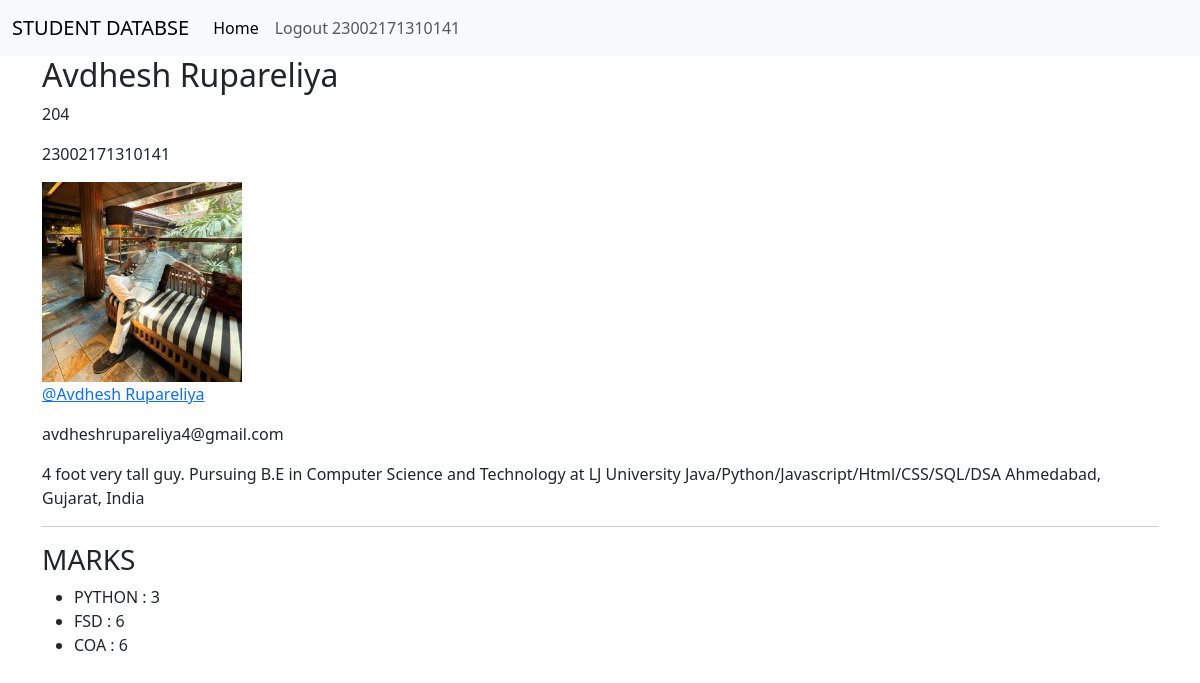
Screenshot of /detail/1 (signed in) with the database file from the repository.
### student/models.py (models this page shows, shortened)
class Student(models.Model):
    user = models.ForeignKey(User,on_delete=models.CASCADE,related_name='student_profile',null=True,blank=True)
    name = models.CharField(max_length=50)
    roll = models.IntegerField()
    enroll = models.CharField(max_length=14,unique=True)
    photo = models.ImageField(upload_to='student/images')
    url = models.URLField(blank=True)
    email = models.EmailField()
    desc = models.TextField()
    python = models.IntegerField(default=0)
    fsd = models.IntegerField(default=0)
    coa = models.IntegerField(default=0)

### student/views.py (the view)
# urls.py: path('detail/<int:student_id>',views.detail,name='detail'),
@login_required
def detail(request,student_id):
    students =  get_object_or_404(Student, pk = student_id)
    if request.user.groups.filter(name='faculty').exists():
        return render(request,'detail.html',{'students':students,'is_faculty': True})
    if hasattr(request.user,'student_profile') and students.user == request.user:
        return render(request,'detail.html',{'students':students,'is_faculty': False})
    return render(request,'detail.html',{'error': 'You Do Not Have Permission To View This Page'})

### student/templates/detail.html (shortened to what this page needs)
{% extends 'main.html' %}
{% block content %}
<!DOCTYPE html>
<html lang="en">
<head>
</head>
<body>
    <div class="container">
      {% if error %}
        <div class="alert alert-danger">{{error}}</div>
        {% else %}
        <h2> {{students.name}} </h2>
        <p> {{students.roll}} </p>
        <p> {{students.enroll}} </p>
        <img src="{{students.photo.url}}" width="200" height="200"/>
        {% if students.url %}
          <p> <a href="{{students.url}}">@{{students.name}}</a> </p>
        {% endif %}
        <p>{{students.email}}</p>
        <p>{{students.desc}}</p>
        <hr>
        <h3> MARKS </h3>
        <ul>
          <li> PYTHON : {{students.python}} </li>
          <li> FSD : {{students.fsd}} </li>
          <li> COA : {{students.coa}} </li>
        </ul>
      {% endif %}
    </div>
</body>
</html>
{% endblock %}

### student/templates/navbar.html (shortened to what this page needs)
<nav class="navbar navbar-expand-lg bg-body-tertiary">
    <div class="container-fluid">
      <a class="navbar-brand" href="{% url 'home' %}">STUDENT DATABSE</a>
      <div class="collapse navbar-collapse" id="navbarNav">
        <ul class="navbar-nav">
          <li class="nav-item">
            <a class="nav-link active" aria-current="page" href="{% url 'home' %}">Home</a>
          </li>
          {% if user.is_authenticated %}
            <a class="nav-link" href="{% url 'logoutaccount' %}"> Logout {{user.username}} </a>
          {% endif %}
        </ul>
      </div>
    </div>
  </nav>

### rows the page displays
Student: name "Avdhesh Rupareliya", roll "204", enroll "23002171310141", photo (picture), email "avdheshrupareliya4@gmail.com", desc "4 foot very tall guy. Pursuing B.E in Computer Science and Technology at LJ University Java/Python/Javascript/Html/CSS/SQL/DSA Ahmedabad, Gujarat, India", python "3", fsd "6", coa "6"

### other values shown
{{ user.username }} "23002171310141"
